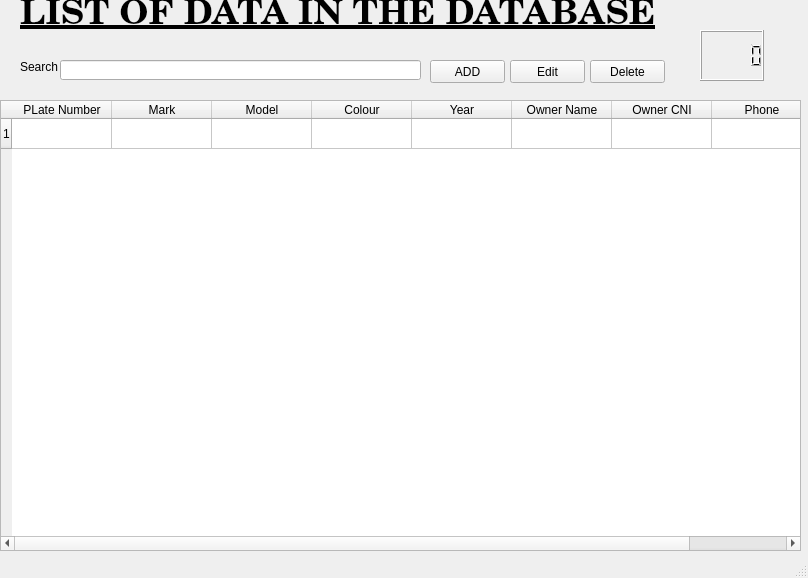
<?xml version="1.0" encoding="UTF-8"?>
<ui version="4.0">
 <class>MainWindow</class>
 <widget class="QMainWindow" name="MainWindow">
  <property name="geometry">
   <rect>
    <x>0</x>
    <y>0</y>
    <width>808</width>
    <height>578</height>
   </rect>
  </property>
  <property name="windowTitle">
   <string>REGISTRATION</string>
  </property>
  <widget class="QWidget" name="centralwidget">
   <widget class="QTableWidget" name="tableWidget">
    <property name="geometry">
     <rect>
      <x>0</x>
      <y>100</y>
      <width>801</width>
      <height>451</height>
     </rect>
    </property>
    <row>
     <property name="text">
      <string>1</string>
     </property>
    </row>
    <column>
     <property name="text">
      <string>PLate Number</string>
     </property>
    </column>
    <column>
     <property name="text">
      <string>Mark</string>
     </property>
    </column>
    <column>
     <property name="text">
      <string>Model</string>
     </property>
    </column>
    <column>
     <property name="text">
      <string>Colour</string>
     </property>
    </column>
    <column>
     <property name="text">
      <string>Year</string>
     </property>
    </column>
    <column>
     <property name="text">
      <string>Owner Name</string>
     </property>
    </column>
    <column>
     <property name="text">
      <string>Owner CNI</string>
     </property>
    </column>
    <column>
     <property name="text">
      <string>Phone</string>
     </property>
    </column>
   </widget>
   <widget class="QLabel" name="label_9">
    <property name="geometry">
     <rect>
      <x>20</x>
      <y>0</y>
      <width>641</width>
      <height>31</height>
     </rect>
    </property>
    <property name="font">
     <font>
      <family>Century Schoolbook</family>
      <pointsize>26</pointsize>
      <weight>75</weight>
      <bold>true</bold>
      <underline>true</underline>
     </font>
    </property>
    <property name="text">
     <string>LIST OF DATA IN THE DATABASE</string>
    </property>
   </widget>
   <widget class="QLabel" name="label">
    <property name="geometry">
     <rect>
      <x>20</x>
      <y>60</y>
      <width>47</width>
      <height>13</height>
     </rect>
    </property>
    <property name="text">
     <string>Search</string>
    </property>
   </widget>
   <widget class="QLineEdit" name="lineEdit">
    <property name="geometry">
     <rect>
      <x>60</x>
      <y>60</y>
      <width>361</width>
      <height>20</height>
     </rect>
    </property>
   </widget>
   <widget class="QPushButton" name="add_button">
    <property name="geometry">
     <rect>
      <x>430</x>
      <y>60</y>
      <width>75</width>
      <height>23</height>
     </rect>
    </property>
    <property name="text">
     <string>ADD</string>
    </property>
   </widget>
   <widget class="QPushButton" name="edit_button">
    <property name="geometry">
     <rect>
      <x>510</x>
      <y>60</y>
      <width>75</width>
      <height>23</height>
     </rect>
    </property>
    <property name="text">
     <string>Edit</string>
    </property>
   </widget>
   <widget class="QPushButton" name="delete_button">
    <property name="geometry">
     <rect>
      <x>590</x>
      <y>60</y>
      <width>75</width>
      <height>23</height>
     </rect>
    </property>
    <property name="text">
     <string>Delete</string>
    </property>
   </widget>
   <widget class="QLCDNumber" name="lcdNumber">
    <property name="geometry">
     <rect>
      <x>700</x>
      <y>30</y>
      <width>64</width>
      <height>51</height>
     </rect>
    </property>
   </widget>
  </widget>
  <widget class="QStatusBar" name="statusbar"/>
 </widget>
 <resources/>
 <connections/>
</ui>
